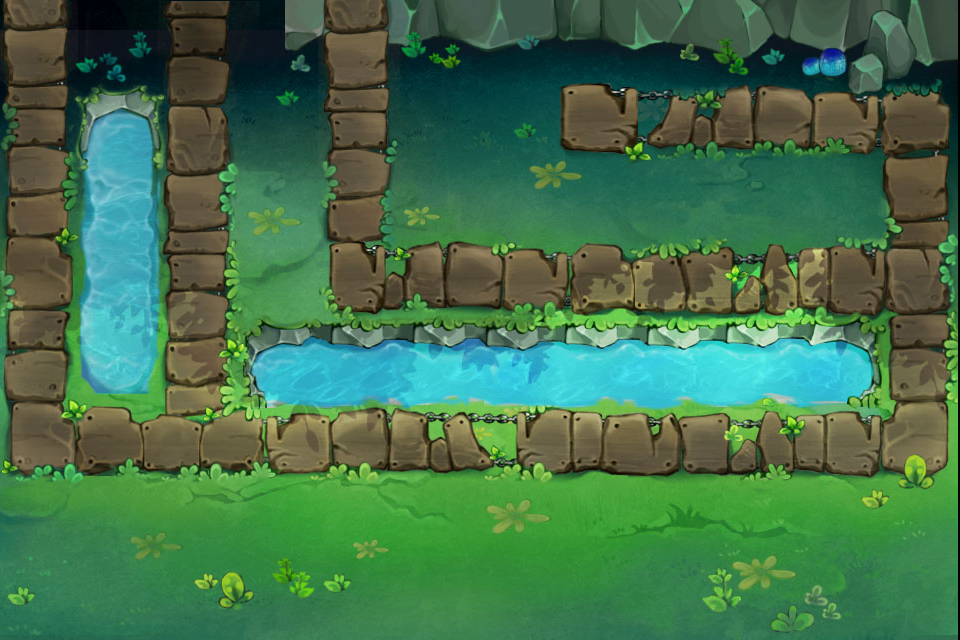

Tiled map render using the project's own tile images. Description and the map definition, with tile-layer contents summarised, below:
An orthogonal 12x8 tile map with 80x80 px tiles, 1 tile layer (Background) and 13 objects (2x start, lanflower.png, gress1.png, waters.png, 2_woodicetower, ...).

<map version="1.0" orientation="orthogonal" renderorder="right-down" width="12" height="8" tilewidth="80" tileheight="80" nextobjectid="21">
 <tileset firstgid="1" name="level1_2bg" tilewidth="80" tileheight="80" tilecount="96" columns="12">
  <tileoffset x="-2" y="0" />
  <image source="level1_2bg.jpg" width="960" height="640" />
  <tile id="0">
   <properties>
    <property name="tiletype" value="0" />
   </properties>
  </tile>
  <tile id="2">
   <properties>
    <property name="tiletype" value="0" />
   </properties>
  </tile>
  <tile id="12">
   <properties>
    <property name="tiletype" value="0" />
   </properties>
  </tile>
  <tile id="13">
   <properties>
    <property name="tiletype" value="2" />
   </properties>
  </tile>
  <tile id="14">
   <properties>
    <property name="tiletype" value="0" />
   </properties>
  </tile>
  <tile id="16">
   <properties>
    <property name="tiletype" value="0" />
   </properties>
  </tile>
  <tile id="18">
   <properties>
    <property name="tiletype" value="1" />
   </properties>
  </tile>
  <tile id="19">
   <properties>
    <property name="tiletype" value="0" />
   </properties>
  </tile>
  <tile id="20">
   <properties>
    <property name="tiletype" value="0" />
   </properties>
  </tile>
  <tile id="21">
   <properties>
    <property name="tiletype" value="0" />
   </properties>
  </tile>
  <tile id="22">
   <properties>
    <property name="tiletype" value="0" />
   </properties>
  </tile>
  <tile id="23">
   <properties>
    <property name="tiletype" value="0" />
   </properties>
  </tile>
  <tile id="24">
   <properties>
    <property name="tiletype" value="0" />
   </properties>
  </tile>
  <tile id="25">
   <properties>
    <property name="tiletype" value="2" />
   </properties>
  </tile>
  <tile id="26">
   <properties>
    <property name="tiletype" value="0" />
   </properties>
  </tile>
  <tile id="27">
   <properties>
    <property name="tiletype" value="1" />
   </properties>
  </tile>
  <tile id="28">
   <properties>
    <property name="tiletype" value="0" />
   </properties>
  </tile>
  <tile id="29">
   <properties>
    <property name="tiletype" value="1" />
   </properties>
  </tile>
  <tile id="30">
   <properties>
    <property name="tiletype" value="1" />
   </properties>
  </tile>
  <tile id="31">
   <properties>
    <property name="tiletype" value="1" />
   </properties>
  </tile>
  <tile id="32">
   <properties>
    <property name="tiletype" value="1" />
   </properties>
  </tile>
  <tile id="33">
   <properties>
    <property name="tiletype" value="1" />
   </properties>
  </tile>
  <tile id="34">
   <properties>
    <property name="tiletype" value="1" />
   </properties>
  </tile>
  <tile id="35">
   <properties>
    <property name="tiletype" value="0" />
   </properties>
  </tile>
  <tile id="36">
   <properties>
    <property name="tiletype" value="0" />
   </properties>
  </tile>
  <tile id="37">
   <properties>
    <property name="tiletype" value="2" />
   </properties>
  </tile>
  <tile id="38">
   <properties>
    <property name="tiletype" value="0" />
   </properties>
  </tile>
  <tile id="39">
   <properties>
    <property name="tiletype" value="1" />
   </properties>
  </tile>
  <tile id="40">
   <properties>
    <property name="tiletype" value="0" />
   </properties>
  </tile>
  <tile id="41">
   <properties>
    <property name="tiletype" value="0" />
   </properties>
  </tile>
  <tile id="42">
   <properties>
    <property name="tiletype" value="0" />
   </properties>
  </tile>
  <tile id="43">
   <properties>
    <property name="tiletype" value="0" />
   </properties>
  </tile>
  <tile id="44">
   <properties>
    <property name="tiletype" value="0" />
   </properties>
  </tile>
  <tile id="45">
   <properties>
    <property name="tiletype" value="0" />
   </properties>
  </tile>
  <tile id="46">
   <properties>
    <property name="tiletype" value="0" />
   </properties>
  </tile>
  <tile id="47">
   <properties>
    <property name="tiletype" value="0" />
   </properties>
  </tile>
  <tile id="48">
   <properties>
    <property name="tiletype" value="0" />
   </properties>
  </tile>
  <tile id="49">
   <properties>
    <property name="tiletype" value="2" />
   </properties>
  </tile>
  <tile id="50">
   <properties>
    <property name="tiletype" value="0" />
   </properties>
  </tile>
  <tile id="51">
   <properties>
    <property name="tiletype" value="2" />
   </properties>
  </tile>
  <tile id="52">
   <properties>
    <property name="tiletype" value="2" />
   </properties>
  </tile>
  <tile id="53">
   <properties>
    <property name="tiletype" value="2" />
   </properties>
  </tile>
  <tile id="54">
   <properties>
    <property name="tiletype" value="2" />
   </properties>
  </tile>
  <tile id="55">
   <properties>
    <property name="tiletype" value="2" />
   </properties>
  </tile>
  <tile id="56">
   <properties>
    <property name="tiletype" value="2" />
   </properties>
  </tile>
  <tile id="57">
   <properties>
    <property name="tiletype" value="2" />
   </properties>
  </tile>
  <tile id="58">
   <properties>
    <property name="tiletype" value="2" />
   </properties>
  </tile>
  <tile id="59">
   <properties>
    <property name="tiletype" value="0" />
   </properties>
  </tile>
  <tile id="60">
   <properties>
    <property name="tiletype" value="0" />
   </properties>
  </tile>
  <tile id="61">
   <properties>
    <property name="tiletype" value="0" />
   </properties>
  </tile>
  <tile id="62">
   <properties>
    <property name="tiletype" value="0" />
   </properties>
  </tile>
  <tile id="63">
   <properties>
    <property name="tiletype" value="0" />
   </properties>
  </tile>
  <tile id="64">
   <properties>
    <property name="tiletype" value="0" />
   </properties>
  </tile>
  <tile id="65">
   <properties>
    <property name="tiletype" value="0" />
   </properties>
  </tile>
  <tile id="66">
   <properties>
    <property name="tiletype" value="0" />
   </properties>
  </tile>
  <tile id="67">
   <properties>
    <property name="tiletype" value="0" />
   </properties>
  </tile>
  <tile id="68">
   <properties>
    <property name="tiletype" value="0" />
   </properties>
  </tile>
  <tile id="69">
   <properties>
    <property name="tiletype" value="0" />
   </properties>
  </tile>
  <tile id="70">
   <properties>
    <property name="tiletype" value="0" />
   </properties>
  </tile>
  <tile id="71">
   <properties>
    <property name="tiletype" value="0" />
   </properties>
  </tile>
  <tile id="72">
   <properties>
    <property name="tiletype" value="1" />
   </properties>
  </tile>
  <tile id="73">
   <properties>
    <property name="tiletype" value="1" />
   </properties>
  </tile>
  <tile id="74">
   <properties>
    <property name="tiletype" value="1" />
   </properties>
  </tile>
  <tile id="75">
   <properties>
    <property name="tiletype" value="1" />
   </properties>
  </tile>
  <tile id="76">
   <properties>
    <property name="tiletype" value="1" />
   </properties>
  </tile>
  <tile id="77">
   <properties>
    <property name="tiletype" value="1" />
   </properties>
  </tile>
  <tile id="78">
   <properties>
    <property name="tiletype" value="1" />
   </properties>
  </tile>
  <tile id="79">
   <properties>
    <property name="tiletype" value="1" />
   </properties>
  </tile>
  <tile id="80">
   <properties>
    <property name="tiletype" value="1" />
   </properties>
  </tile>
  <tile id="81">
   <properties>
    <property name="tiletype" value="1" />
   </properties>
  </tile>
  <tile id="82">
   <properties>
    <property name="tiletype" value="1" />
   </properties>
  </tile>
  <tile id="83">
   <properties>
    <property name="tiletype" value="1" />
   </properties>
  </tile>
 </tileset>
 <layer name="Background" width="12" height="8">
  <data>[96 cells, 96 non-empty, 96 distinct tile ids]</data>
 </layer>
 <objectgroup name="Objects" visible="0">
  <object id="1" name="lanflower.png" x="818" y="567" />
  <object id="2" name="gress1.png" x="132" y="614" />
  <object id="3" name="waters.png" x="399" y="602" />
  <object id="4" name="2_woodicetower" x="444" y="366" />
  <object id="5" name="woodhero" x="525" y="366" />
  <object id="6" name="wood.png" x="115" y="212" />
  <object id="7" name="leaf3.png" x="558" y="24" />
  <object id="8" name="watergress2_2.png" x="120" y="235" />
  <object id="9" name="watergress2_1.png" x="553" y="396" />
  <object id="12" name="bluemushroom.png" x="437" y="125" />
  <object id="13" name="end" x="600" y="100" width="20" height="20" />
 </objectgroup>
 <objectgroup name="starts">
  <object id="18" name="start" x="20" y="40" width="20" height="20" />
  <object id="19" name="start" x="340" y="120" width="40" height="20" />
 </objectgroup>
</map>
